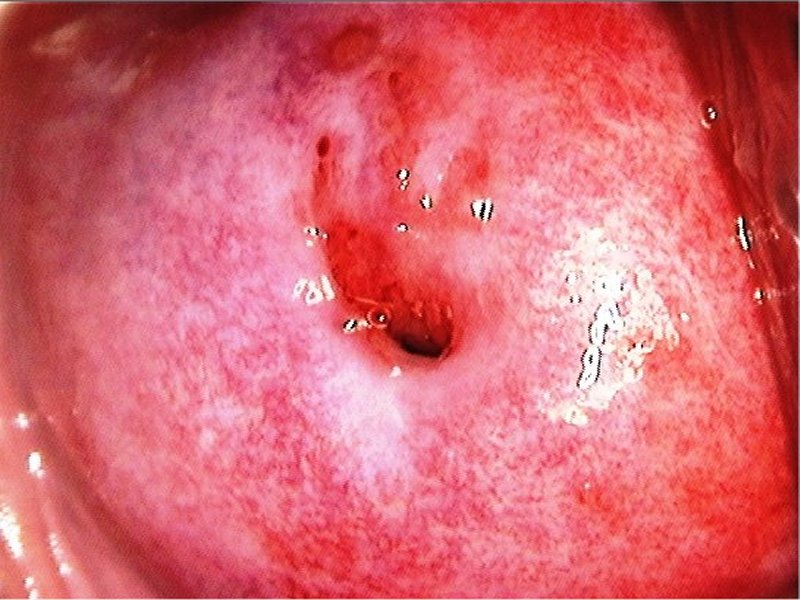
#> input picture dataset_images/Case 001/AAAW1.jpg, 800 x 600 px; its folder holds only this picture in this run
$ python -i 3_masks.py   (imports and definitions only)
#> lines starting #> are read from the running program, lines starting #| are printed output that depends on the picture; after the words box and inside, x2 and y2 are one past the last pixel; in counts of white or black regions, pixels touching at a corner belong together
import cv2
import os
import numpy as np
from tqdm import tqdm  # For progress bar

# Paths
data_path = "C:/Users/NISHANK/Desktop/miniproject/data"
masks_path = "C:/Users/NISHANK/Desktop/miniproject/masks"
annotated_path = "C:/Users/NISHANK/Desktop/miniproject/annotated_images"

# Ensure output directories exist
# [2 lines not run here, left out]

# Function to process an individual image
def process_image(image_path, mask_output_path, annotated_output_path):
    # Read the image
#> called with image_path = '../dataset_images/Case 001/AAAW1.jpg', mask_output_path = 'out.png', annotated_output_path = 'out1.png'
    img = cv2.imread(image_path)
#> img is the input picture: shape (600, 800, 3); mean B, G, R 112.6, 101.7, 216.9

    # Convert to grayscale
    gray = cv2.cvtColor(img, cv2.COLOR_BGR2GRAY)
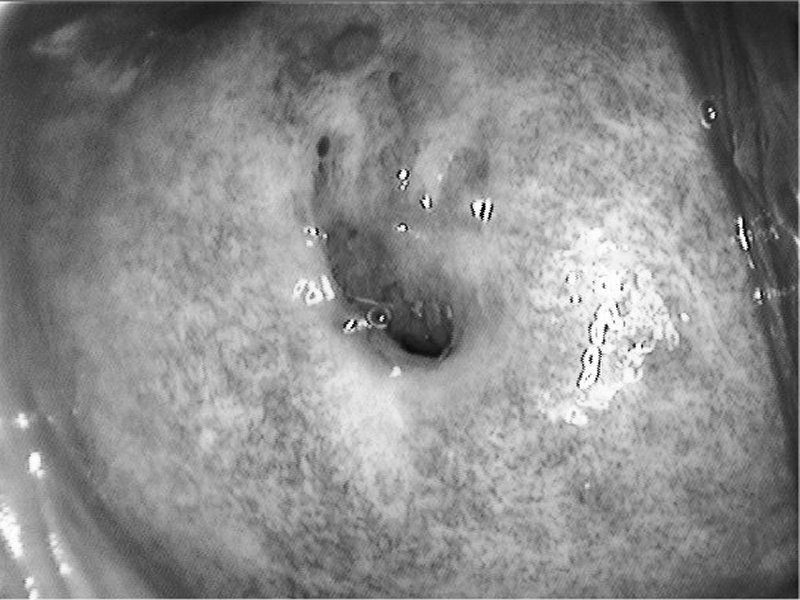
#> gray: shape (600, 800); min 0, max 255, mean 137.4

    # Strict thresholding to ignore dim light
    _, thresh = cv2.threshold(gray, 230, 255, cv2.THRESH_BINARY)  # Adjusted threshold value to 230
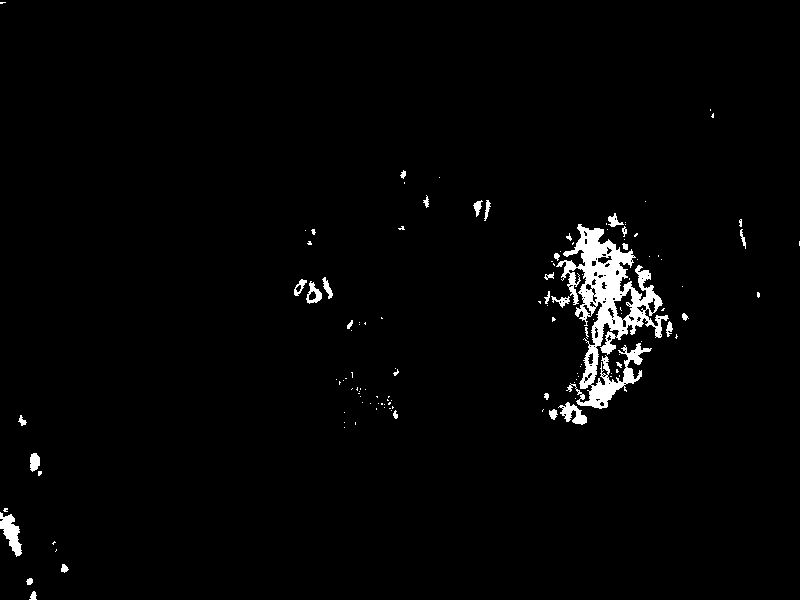
#> thresh: shape (600, 800); 2.1% white; 126 white regions (94 under 20 px)

    # Find contours
    contours, _ = cv2.findContours(thresh, cv2.RETR_EXTERNAL, cv2.CHAIN_APPROX_SIMPLE)
#> contours = 124 contours, 98 with area under 20; largest, box (x1, y1, x2, y2) and area: (556, 224, 669, 409) 7296, (0, 512, 22, 557) 436, (558, 402, 587, 425) 270, (306, 281, 322, 304) 186, (30, 453, 40, 472) 126

    # Create a mask
    mask = np.zeros_like(gray)
    cv2.drawContours(mask, contours, -1, (255), thickness=cv2.FILLED)
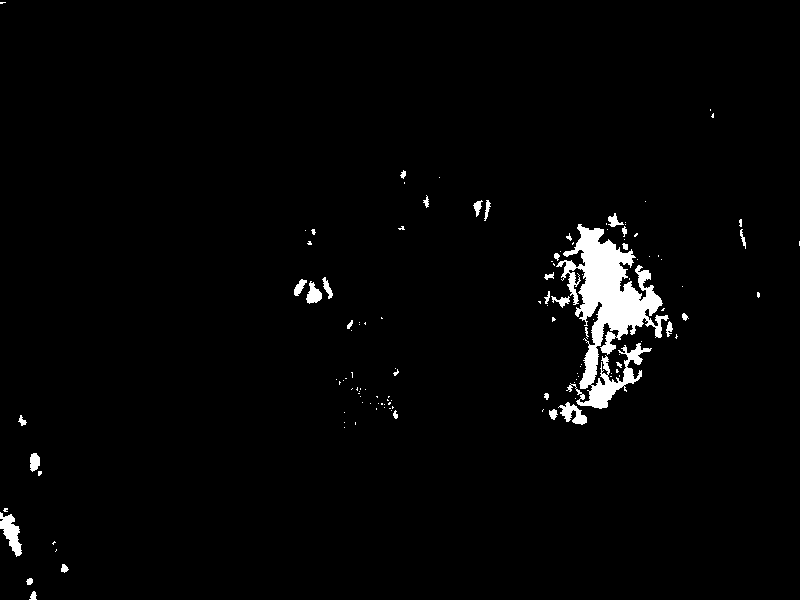
#> mask: shape (600, 800); 2.3% white; 124 white regions (91 under 20 px), largest, box (x1, y1, x2, y2) and area: (556, 224, 669, 409) 8185, (0, 512, 22, 557) 498, (558, 402, 587, 425) 325

    # Annotate the original image with contours
    annotated_img = img.copy()
    cv2.drawContours(annotated_img, contours, -1, (0, 255, 0), thickness=2)
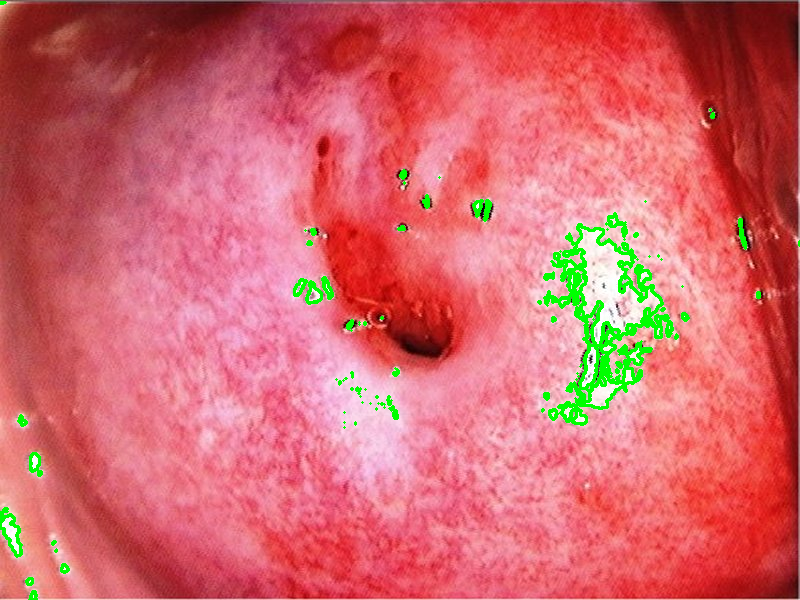
#> annotated_img: shape (600, 800, 3); 2.16% of pixels changed, all inside (x1, y1, x2, y2) = (0, 1, 800, 600)

    # Save the mask and annotated image
    cv2.imwrite(mask_output_path, mask)
    cv2.imwrite(annotated_output_path, annotated_img)

# Recursive function to process directories
def process_directory(input_dir, masks_dir, annotated_dir):
    for root, _, files in os.walk(input_dir):
        # Get relative path to maintain nested structure
        rel_path = os.path.relpath(root, input_dir)
        mask_subdir = os.path.join(masks_dir, rel_path)
        annotated_subdir = os.path.join(annotated_dir, rel_path)

        # Ensure subdirectories exist
        os.makedirs(mask_subdir, exist_ok=True)
        os.makedirs(annotated_subdir, exist_ok=True)

        for file in tqdm(files, desc=f"Processing {rel_path}", leave=False):
            if file.lower().endswith((".png", ".jpg", ".jpeg")):
                # Paths for input and output
                image_path = os.path.join(root, file)
                mask_output_path = os.path.join(mask_subdir, file)
                annotated_output_path = os.path.join(annotated_subdir, file)

                # Process the image
                process_image(image_path, mask_output_path, annotated_output_path)

# Process the dataset
# [3 lines not run here, left out]

>>> result = process_image('../dataset_images/Case 001/AAAW1.jpg', 'out.png', 'out1.png')

$ run again, on dataset_images/Case 001/AAAW2.jpg
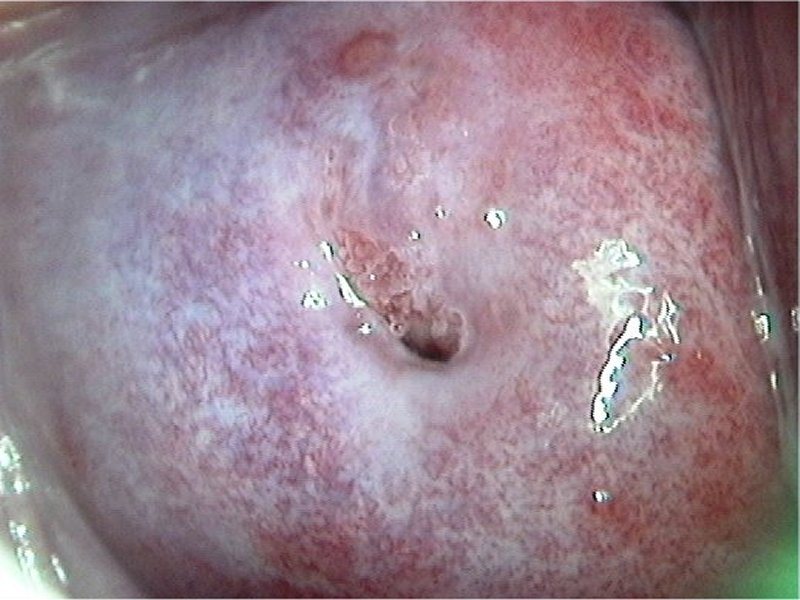
#> input picture dataset_images/Case 001/AAAW2.jpg, 800 x 600 px
#> in process_image, img is the input picture: shape (600, 800, 3); mean B, G, R 142.1, 131.2, 152.3
#> in process_image, `_, thresh = cv2.threshold(gray, 230, 255, cv2.THRESH_BINARY)`:
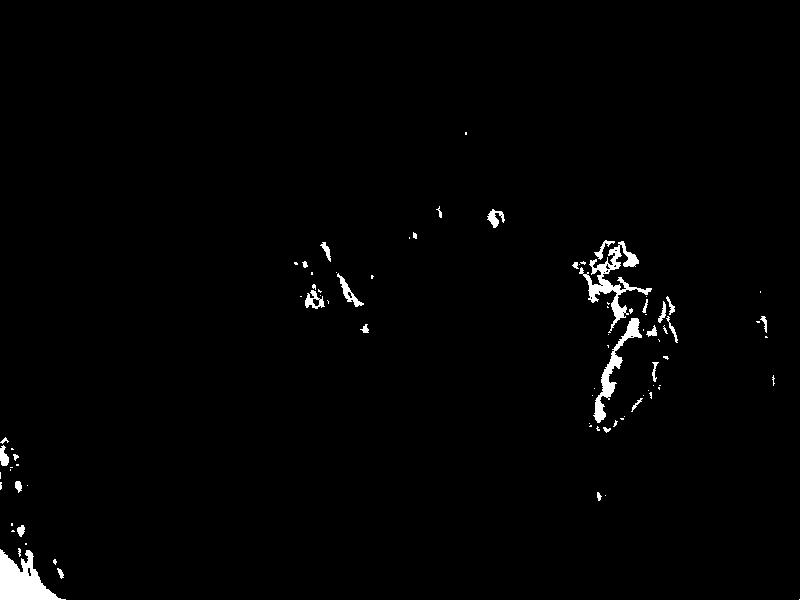
#> thresh: shape (600, 800); 1.3% white; 85 white regions (56 under 20 px)
#> contours = 85 contours, 63 with area under 20; largest, box (x1, y1, x2, y2) and area: (0, 549, 66, 600) 1658, (579, 241, 652, 333) 1188, (593, 318, 642, 423) 847, (337, 273, 364, 307) 197, (305, 290, 325, 309) 179
#> mask: shape (600, 800); 1.3% white; 85 white regions (56 under 20 px), largest, box (x1, y1, x2, y2) and area: (0, 549, 66, 600) 1783, (579, 241, 652, 333) 1491, (593, 318, 642, 423) 993
#> in process_image, `cv2.drawContours(annotated_img, contours, -1, (0, 255, 0), thickness=2)`:
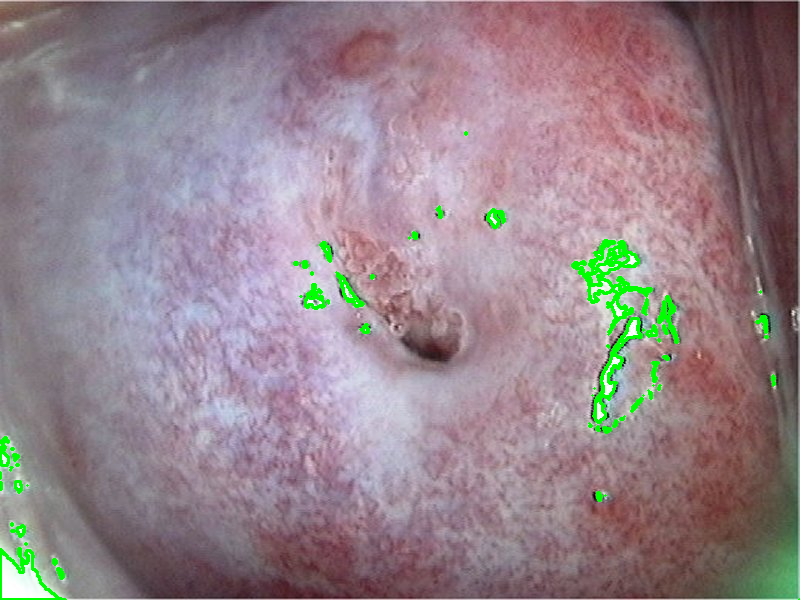
#> annotated_img: shape (600, 800, 3); 1.59% of pixels changed, all inside (x1, y1, x2, y2) = (0, 131, 800, 600)

$ run again, on dataset_images/Case 001/AAAW3.jpg
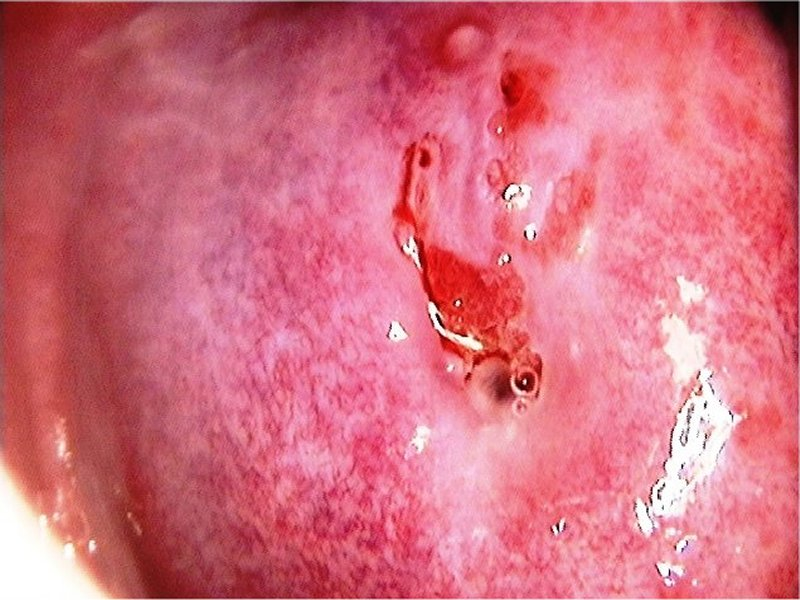
#> input picture dataset_images/Case 001/AAAW3.jpg, 800 x 600 px
#> in process_image, img is the input picture: shape (600, 800, 3); mean B, G, R 126.4, 109.1, 214.3
#> in process_image, `_, thresh = cv2.threshold(gray, 230, 255, cv2.THRESH_BINARY)`:
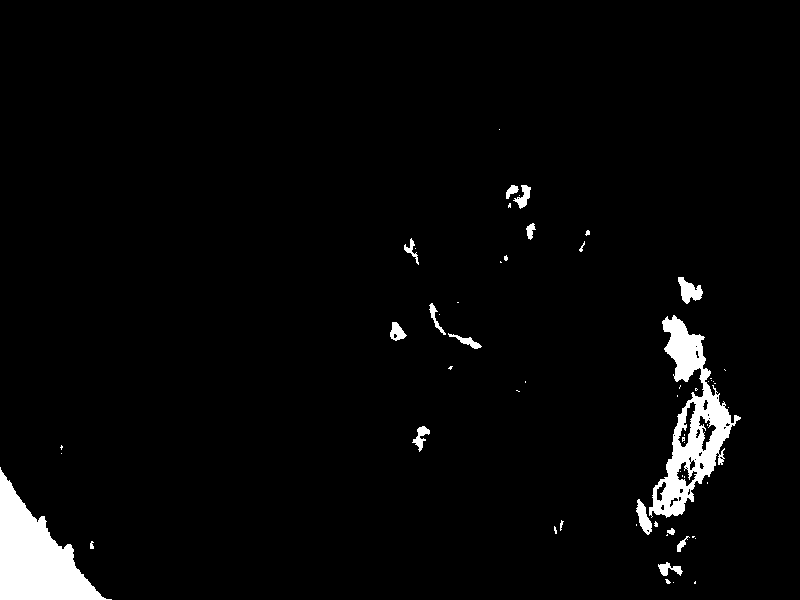
#> thresh: shape (600, 800); 3.2% white; 59 white regions (40 under 20 px)
#> contours = 52 contours, 37 with area under 20; largest, box (x1, y1, x2, y2) and area: (649, 315, 741, 518) 6927, (0, 467, 112, 600) 6596, (678, 277, 703, 304) 332, (636, 499, 652, 535) 260, (390, 322, 407, 341) 176
#> mask: shape (600, 800); 3.4% white; 52 white regions (33 under 20 px), largest, box (x1, y1, x2, y2) and area: (649, 315, 741, 518) 7289, (0, 467, 112, 600) 6810, (678, 277, 703, 304) 376
#> in process_image, `cv2.drawContours(annotated_img, contours, -1, (0, 255, 0), thickness=2)`:
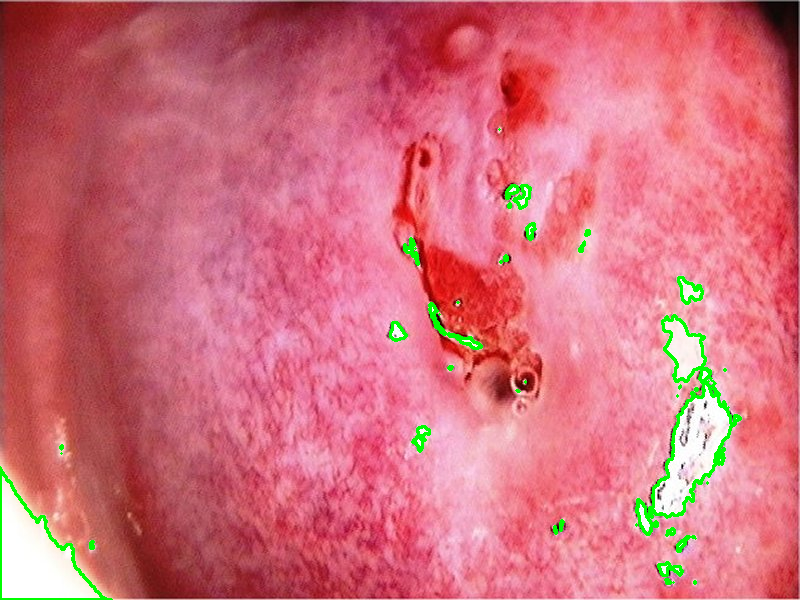
#> annotated_img: shape (600, 800, 3); 1.46% of pixels changed, all inside (x1, y1, x2, y2) = (0, 128, 742, 600)

$ run again, on dataset_images/Case 001/AAAW4.jpg
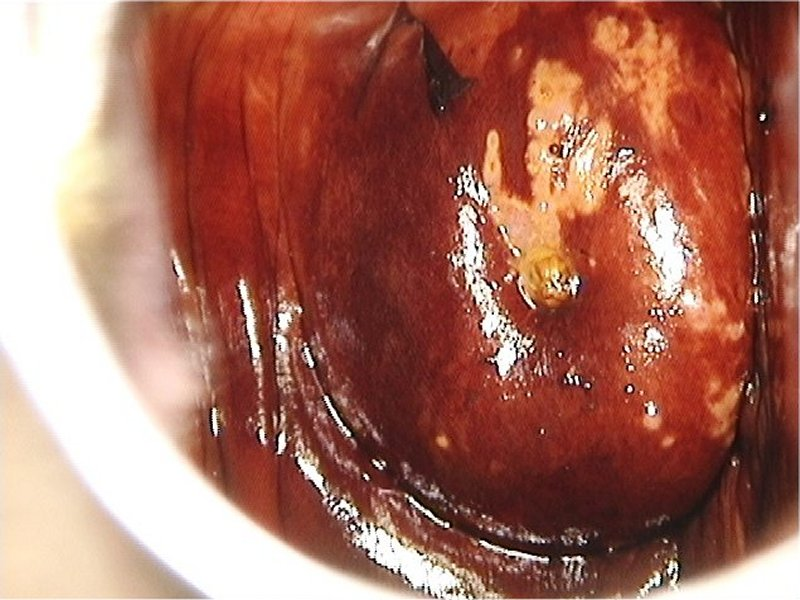
#> input picture dataset_images/Case 001/AAAW4.jpg, 800 x 600 px
#> in process_image, img is the input picture: shape (600, 800, 3); mean B, G, R 94.4, 108.8, 167.1
#> in process_image, `_, thresh = cv2.threshold(gray, 230, 255, cv2.THRESH_BINARY)`:
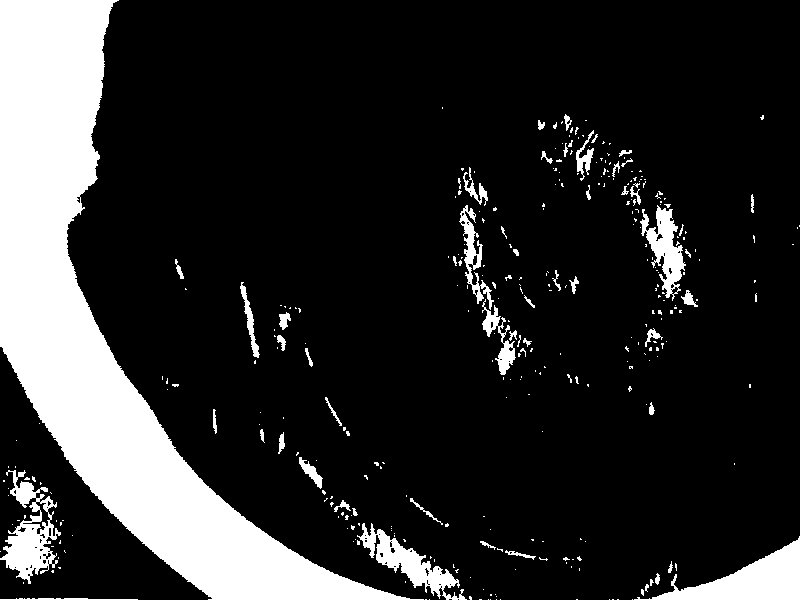
#> thresh: shape (600, 800); 17.1% white; 334 white regions (279 under 20 px)
#> contours = 334 contours, 293 with area under 20; largest, box (x1, y1, x2, y2) and area: (0, 0, 424, 600) 63311, (634, 536, 800, 600) 3913, (0, 470, 61, 584) 2868, (357, 523, 467, 600) 2194, (640, 205, 686, 301) 1706
#> mask: shape (600, 800); 17.3% white; 334 white regions (279 under 20 px), largest, box (x1, y1, x2, y2) and area: (0, 0, 424, 600) 64197, (634, 536, 800, 600) 4131, (0, 470, 61, 584) 3203
#> in process_image, `cv2.drawContours(annotated_img, contours, -1, (0, 255, 0), thickness=2)`:
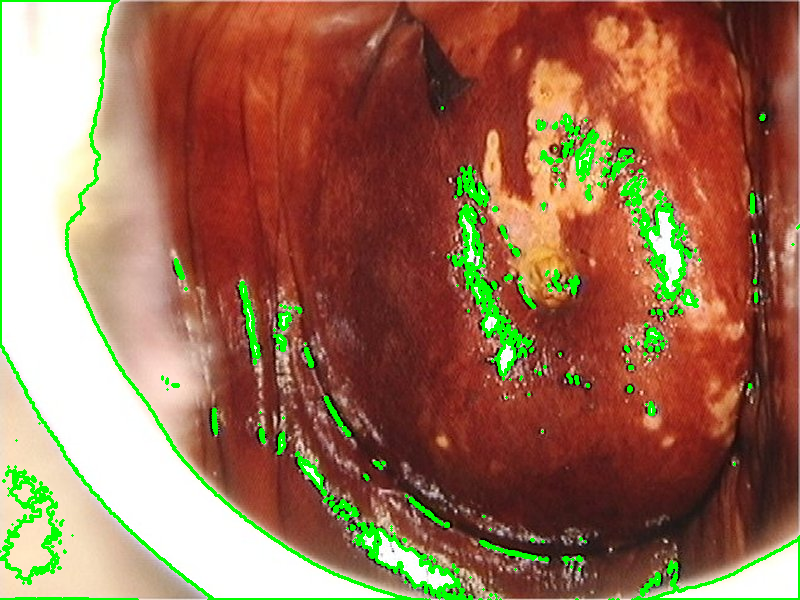
#> annotated_img: shape (600, 800, 3); 5.12% of pixels changed, all inside (x1, y1, x2, y2) = (0, 0, 800, 600)
